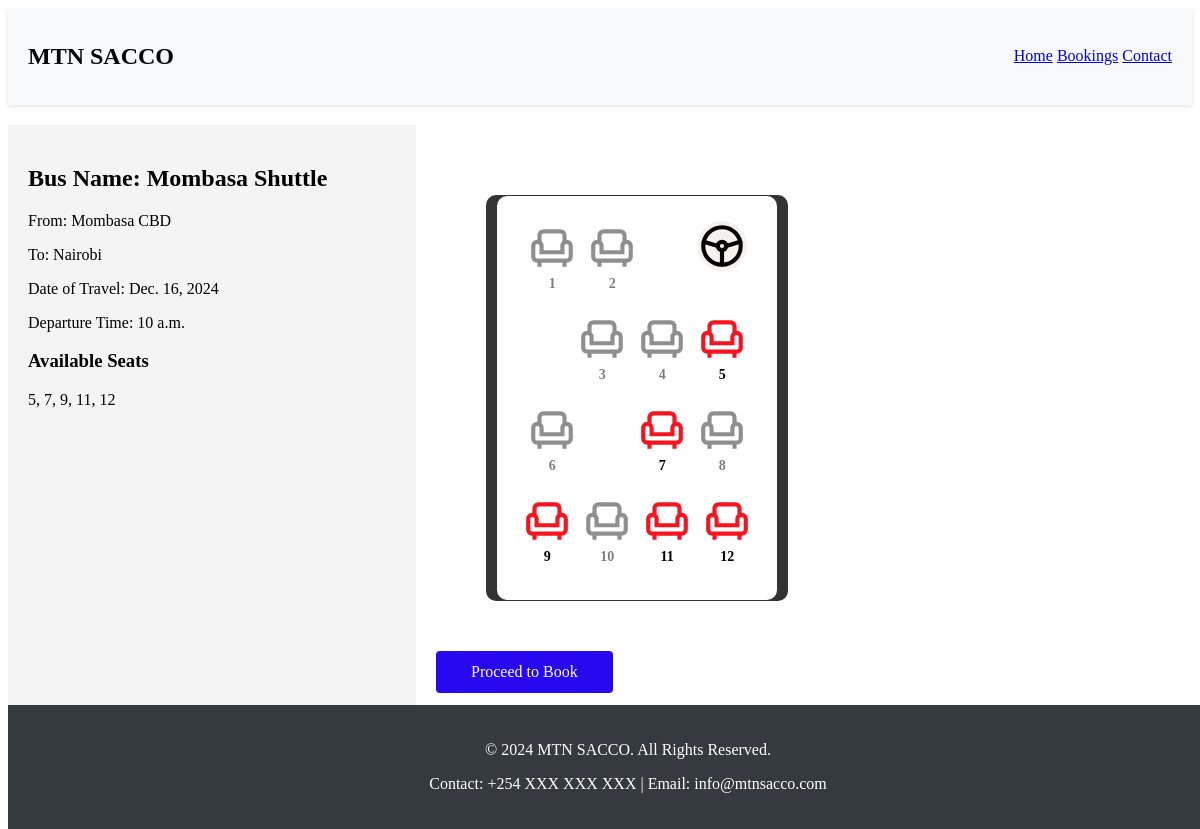
The page /bus/2/ on the database its author committed.
### main/models.py (models this page shows, shortened)
class TravelSchedule(models.Model):
    bus = models.ForeignKey(Bus, on_delete=models.CASCADE)
    boarding_location = models.ForeignKey(BoardingLocation, on_delete=models.CASCADE)
    destination = models.ForeignKey(Destination, on_delete=models.CASCADE)
    date_of_travel = models.DateField()
    departure_time = models.TimeField()
    fare = models.CharField(max_length=50 , null=True , blank=True)

class Bus(models.Model):
    name = models.CharField(max_length=50)
    plate_number=models.CharField(max_length=50 , unique=True)
    route = models.CharField(max_length=50)
    Driver = models.ForeignKey(Driver, on_delete=models.CASCADE)
    is_in_good = models.BooleanField(default=True)
    timeoftravel = models.CharField(max_length=50)
    fare = models.CharField(max_length=50)

class BoardingLocation(models.Model):
    name = models.CharField(max_length=100)

class Destination(models.Model):
    name = models.CharField(max_length=100)
    fare = models.DecimalField(max_digits=6, decimal_places=2)

### main/views.py (the view)
# urls.py: path('bus/<int:pk>/', views.bus_detail, name='bus_detail'),
def bus_detail(request, pk):
    bus_schedule = get_object_or_404(TravelSchedule, pk=pk)
    seats = Seat.objects.filter(bus_schedule=bus_schedule)
    available_seats = seats.filter(is_reserved=False).values_list('seat_number', flat=True)
    context = {
        'bus_schedule': bus_schedule,
        'seats': seats,
        'available_seats': available_seats,  # Pass available seat numbers to the template
    }
    return render(request, 'new/bus_detail.html', context)

### templates/new/bus_detail.html (shortened to what this page needs)
{% load static %}
<!DOCTYPE html>
<html lang="en">
<head>
  <link href="{% static 'assets/css/styles.css' %}" rel="stylesheet">
</head>
<body>
  <nav class="navbar">
    <div class="logo">
      <h1>MTN SACCO</h1>
    </div>
    <div class="nav-links">
      <a href="{% url 'index' %}" class="btn btn-outline-primary">Home</a>
      <a href="#" class="btn btn-outline-primary">Bookings</a>
      <a href="#" class="btn btn-outline-primary">Contact</a>
    </div>
  </nav>
  <div class="container">
    <div class="bus-details">
      <h2>Bus Name: {{ bus_schedule.bus.name }}</h2>
      <p>From: {{ bus_schedule.boarding_location.name }}</p>
      <p>To: {{ bus_schedule.destination.name }}</p>
      <p>Date of Travel: {{ bus_schedule.date_of_travel }}</p>
      <p>Departure Time: {{ bus_schedule.departure_time }}</p>
      <h3>Available Seats</h3>
      <p>
        {% if available_seats %}
            {{ available_seats|join:", " }}
        {% else %}
            No seats available.
        {% endif %}
      </p>
    </div>
    <div class="seat-selection">
      <div class="minibus-container">
        <div class="minibus">
          <div class="row">
            <div class="seat" data-seat="1"><img src="{% static 'assets/img/seat.svg' %}" alt="Seat 1"><span>1</span></div>
            <div class="seat" data-seat="2"><img src="{% static 'assets/img/seat.svg' %}" alt="Seat 2"><span>2</span></div>
            <div class="empty"></div>
            <img src="{% static 'assets/img/stear.svg' %}" alt="" class="steering-wheel">
          </div>
          <div class="row">
            <div class="empty"></div>
            <div class="seat" data-seat="3"><img src="{% static 'assets/img/seat.svg' %}" alt="Seat 3"><span>3</span></div>
            <div class="seat" data-seat="4"><img src="{% static 'assets/img/seat.svg' %}" alt="Seat 4"><span>4</span></div>
            <div class="seat" data-seat="5"><img src="{% static 'assets/img/seat.svg' %}" alt="Seat 5"><span>5</span></div>
          </div>
          <div class="row">
            <div class="seat" data-seat="6"><img src="{% static 'assets/img/seat.svg' %}" alt="Seat 6"><span>6</span></div>
            <div class="empty"></div>
            <div class="seat" data-seat="7"><img src="{% static 'assets/img/seat.svg' %}" alt="Seat 7"><span>7</span></div>
            <div class="seat" data-seat="8"><img src="{% static 'assets/img/seat.svg' %}" alt="Seat 8"><span>8</span></div>
          </div>
          <div class="row">
            <div class="seat" data-seat="9"><img src="{% static 'assets/img/seat.svg' %}" alt="Seat 9"><span>9</span></div>
            <div class="seat" data-seat="10"><img src="{% static 'assets/img/seat.svg' %}" alt="Seat 10"><span>10</span></div>
            <div class="seat" data-seat="11"><img src="{% static 'assets/img/seat.svg' %}" alt="Seat 11"><span>11</span></div>
            <div class="seat" data-seat="12"><img src="{% static 'assets/img/seat.svg' %}" alt="Seat 12"><span>12</span></div>
          </div>
        </div>
      </div>
      <button class='buy-btn' onclick="redirectToBooking({{ bus_schedule.pk }})">Proceed to Book</button>
    </div>
  </div>
  <br>
  <br>
  <br>
  <br>
  <br>
  <br>
  <footer class="footer">
    <div>
      <p>&copy; 2024 MTN SACCO. All Rights Reserved.</p>
      <p>Contact: +254 XXX XXX XXX | Email: info@mtnsacco.com</p>
    </div>
  </footer>
</body>
</html>

### static/assets/css/styles.css (style rules this page uses)
.minibus-container { margin:50px; width: 300px; height: auto; padding: 1.2px; background-color: #333; border-radius: 10px; display: flex; justify-content: center; align-items: center; }
.minibus { display: flex; flex-direction: column; align-items: center; background-color: #fff; padding: 20px; border-radius: 10px; }
.row { display: flex; justify-content: center; margin-bottom: 10px; }
.seat { display: flex; flex-direction: column; align-items: center; justify-content: center; margin: 5px; }
.seat img { width: 50px; height: 50px; }
.seat span { font-size: 14px; font-weight: bold; margin-top: 5px; }
.empty { width: 20px; height: 20px; background-color: white; margin: 15px; border-radius: 80%; }
.steering-wheel { width: 50px; height: 50px; background-color: hwb(0 94% 3%); color: white; display: flex; justify-content: center; align-items: center; margin: 5px; border-radius: 50%; }
.steering-wheel { width: 50px; height: 50px; margin: 5px; }
.buy-btn { display: inline-block; padding: 12px 35px; border-radius: 4px; color: var(--color-primary); transition: none; font-size: 16px; font-weight: 500; font-family: var(--font-primary); transition: 0.3s; border: 1px solid var(--color-primary); background: rgb(39, 8, 239); color: white; }

### templates/new/bus_detail.html (style rules this page uses)
.navbar { display: flex; justify-content: space-between; align-items: center; background-color: #f8f9fa; padding: 15px 20px; box-shadow: 0 2px 4px rgba(0,0,0,0.1); }
.container { display: flex; margin-top: 20px; }
.bus-details { width: 33.33%; padding: 20px; background-color: #f4f4f4; }
.seat-selection { width: 66.66%; padding: 20px; }
.footer { background-color: #343a40; color: white; text-align: center; padding: 20px; position: fixed; bottom: 0; width: 100%; }
.seat.unavailable { cursor: not-allowed; opacity: 0.5; }
.seat.unavailable img { filter: grayscale(100%) brightness(50%); }

### rows shown on the page
TravelSchedule: bus.name "Mombasa Shuttle", boarding_location.name "Mombasa CBD", destination.name "Nairobi", date_of_travel "Dec. 16, 2024", departure_time "10 a.m."

### other values the page prints
{{ available_seats|join:", " }} "5, 7, 9, 11, 12"
